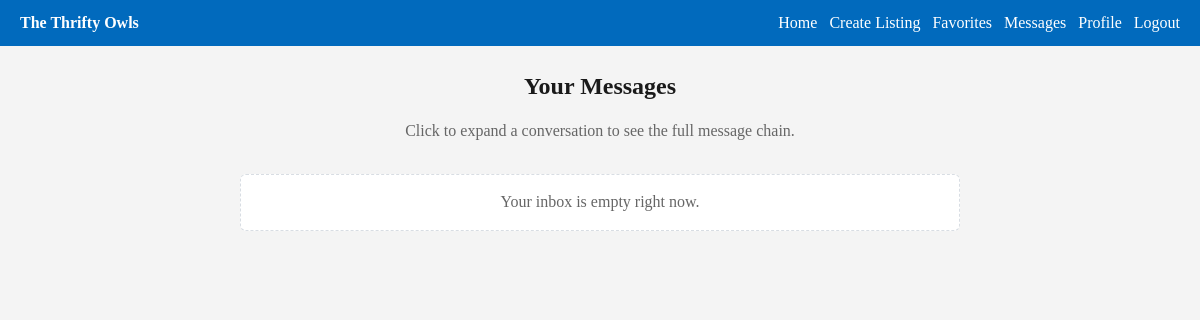
Before: /messages (signed in) with the older database file.
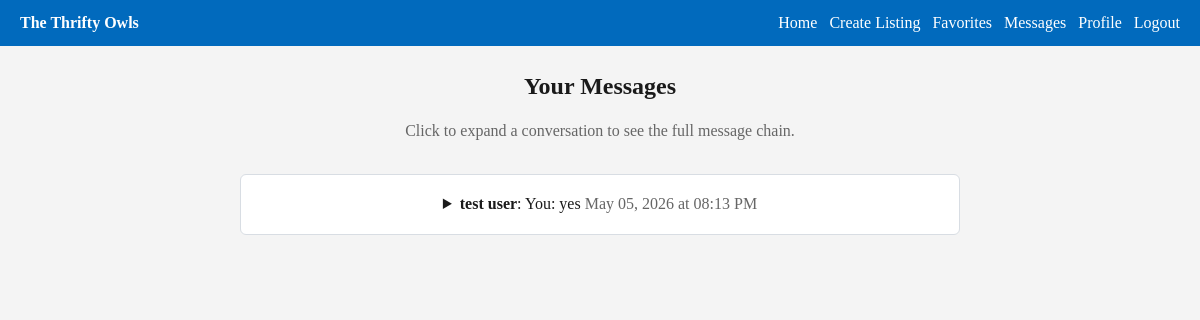
After: the same page with the newer database file.
### app/models.py (models this page shows)
class User(UserMixin, db.Model):
    id = db.Column(db.Integer, primary_key=True)
    is_admin = db.Column(db.Boolean, default=False)
    is_blocked = db.Column(db.Boolean, default=False)
    email = db.Column(db.String(150), unique=True, nullable=False)
    username = db.Column(db.String(150), unique=True, nullable=False)
    password = db.Column(db.String(150), nullable=False)
    name = db.Column(db.String(150))
    major = db.Column(db.String(150))
    interests = db.Column(db.String(300))
    image = db.Column(db.String(200))  # store filename/path
    posts = db.relationship('Post', backref='owner', lazy=True)
    sent_messages = db.relationship('Message', foreign_keys='Message.sender_id', backref='sender', lazy=True)
    received_messages = db.relationship('Message', foreign_keys='Message.receiver_id', backref='receiver', lazy=True)
    reviews_given = db.relationship('Review', foreign_keys='Review.reviewer_id', backref='reviewer', lazy=True)
    reviews_received = db.relationship('Review', foreign_keys='Review.reviewed_id', backref='reviewed', lazy=True)

class Message(db.Model):
    id = db.Column(db.Integer, primary_key=True)
    sender_id = db.Column(db.Integer, db.ForeignKey('user.id'), nullable=False)
    receiver_id = db.Column(db.Integer, db.ForeignKey('user.id'), nullable=False)
    content = db.Column(db.String(500), nullable=False)
    timestamp = db.Column(db.DateTime, default=datetime.utcnow)

### app/routes.py (the view)
@main.route('/messages')
@login_required
def messages():
    all_messages = (
        Message.query
        .filter(or_(Message.sender_id == current_user.id, Message.receiver_id == current_user.id))
        .order_by(Message.timestamp.asc())
        .all()
    )
    conversations_by_user = {}
    for message in all_messages:
        other_user = message.receiver if message.sender_id == current_user.id else message.sender
        conversations_by_user.setdefault(other_user.id, {
            'user': other_user,
            'messages': [],
            'last_message': None,
        })
        conversations_by_user[other_user.id]['messages'].append(message)
        conversations_by_user[other_user.id]['last_message'] = message
    conversations = sorted(
        conversations_by_user.values(),
        key=lambda conversation: conversation['last_message'].timestamp,
        reverse=True,
    )
    form = MessageForm()
    return render_template('messages.html', conversations=conversations, form=form)

### app/models.py (called while the page is built)
@login_manager.user_loader
def load_user(user_id):
    return User.query.get(int(user_id))

### app/templates/messages.html (shortened to what this page needs)
{% extends "base.html" %}
{% block content %}
<section class="page-header">
    <h1>Your Messages</h1>
    <p class="muted">Click to expand a conversation to see the full message chain.</p>
</section>
<section>
    {% for conversation in conversations %}
    <details class="card">
        <summary>
            <strong>{{ conversation.user.username }}</strong>:
            {% if conversation.last_message.sender_id == current_user.id %}
            You: {{ conversation.last_message.content }}
            {% else %}
            {{ conversation.last_message.content }}
            {% endif %}
            <span class="muted">{{ conversation.last_message.timestamp.strftime('%b %d, %Y at %I:%M %p') }}</span>
        </summary>
    </details>
    {% else %}
    <div class="empty">Your inbox is empty right now.</div>
    {% endfor %}
</section>
{% endblock %}

### app/templates/base.html (shortened to what this page needs)
<!DOCTYPE html>
<html lang="en">
<head>
    <link rel="stylesheet" href="{{ url_for('static', filename='style.css') }}">
</head>
<body>
    <header class="topbar">
        <div class="topbar-left">
            <a class="brand" href="{{ url_for('main.home') }}">The Thrifty Owls</a>
        </div>
        <div class="topbar-right">
            <nav class="nav">
                <a class="secondary" href="{{ url_for('main.home') }}">Home</a>
                {% if current_user.is_authenticated %}
                <a class="secondary" href="{{ url_for('main.create_post') }}">Create Listing</a>
                <a class="secondary" href="{{ url_for('main.favorites') }}">Favorites</a>
                <a class="secondary" href="{{ url_for('main.messages') }}">Messages</a>
                <a class="secondary" href="{{ url_for('main.profile') }}">Profile</a>
                <a href="{{ url_for('main.logout') }}">Logout</a>
                {% else %}
                <a class="secondary" href="{{ url_for('main.login') }}">Login</a>
                <a href="{{ url_for('main.register') }}">Register</a>
                {% endif %}
            </nav>
        </div>
    </header>
    <main class="container">
        {% block content %}{% endblock %}
    </main>
</body>
</html>

### app/static/style.css (style rules this page uses)
:root { --blue: #016ABD; --blue-dark: #003399; --bg: #F4F4F4; --card: #ffffff; --border: #d8dde3; --text: #1a1a1a; --muted: #666666; --danger: #a82222; }
* { box-sizing: border-box; }
body { margin: 0; background: var(--bg); color: var(--text); font-family: Georgia, 'Times New Roman', Times, serif; line-height: 1.4; }
a { color: var(--blue); text-decoration: none; }
.container { max-width: 900px; margin: 24px auto; padding: 0 16px; display: grid; justify-items: center; }
.container>* { width: min(100%, 720px); }
.topbar { background: var(--blue); color: white; padding: 12px 20px; display: flex; justify-content: space-between; align-items: center; }
.topbar-left, .topbar-right { display: flex; align-items: center; }
.brand { color: white; font-weight: bold; }
.nav { display: flex; flex-wrap: wrap; gap: 12px; }
.nav a { color: white; }
.card { background: var(--card); border: 1px solid var(--border); border-radius: 6px; padding: 18px; margin-bottom: 16px; text-align: center; }
.muted { color: var(--muted); }
.page-header { margin-bottom: 16px; text-align: center; }
.page-header h1 { margin: 0 0 6px; }

Changed rows visible on the page:
added User: user.username "test user"
added Message: last_message.content "yes", last_message.timestamp "May 05, 2026 at 08:13 PM"
Other visible differences:
new list line: ": You:"
text no longer shown: "Your inbox is empty right now."
